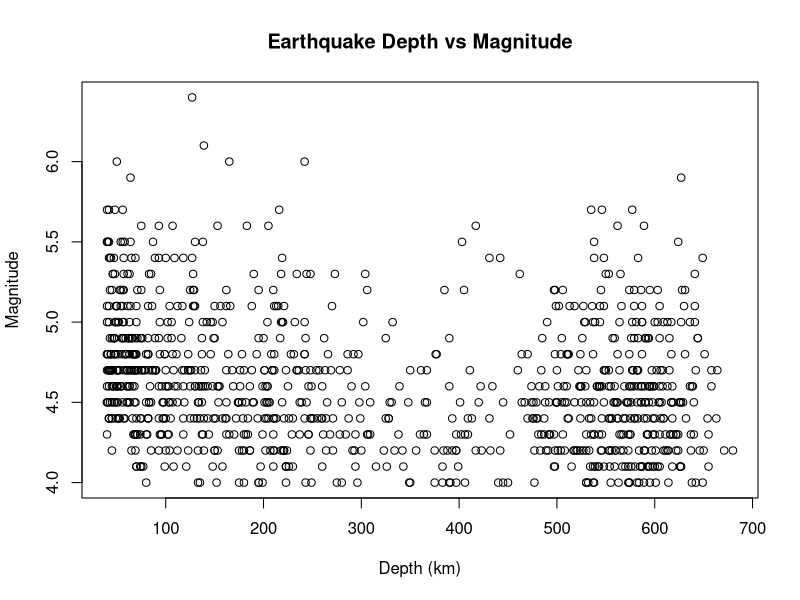

The R script that drew this image:
#Load the dataset
data(quakes)
head(quakes)
#View relationship using a scatterplot
plot(quakes$depth, quakes$mag,
     xlab = "Depth (km)",
     ylab = "Magnitude",
     main = "Earthquake Depth vs Magnitude")
# From the plot, do deeper earthquakes tend to be stronger?

#Let's do a covariance check 
cov(quakes$depth, quakes$mag)


#Let's do a correlation check 
cor(quakes$depth, quakes$mag)
cor(quakes)
